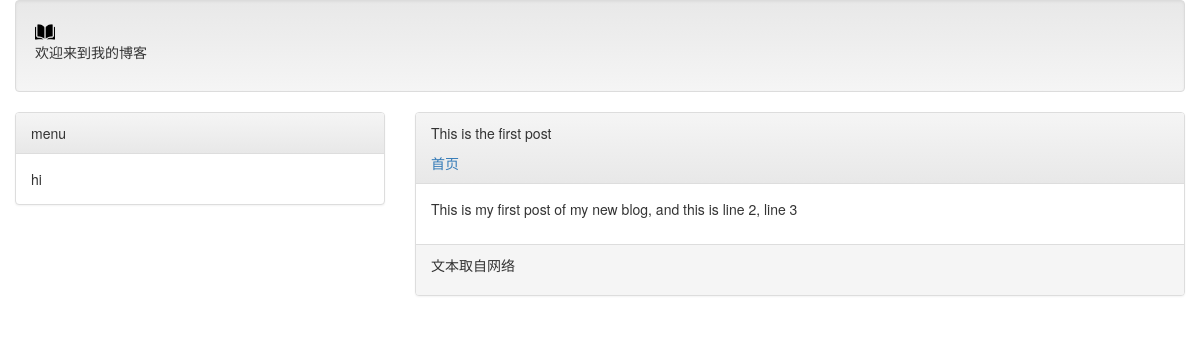
Page /post/first_post on the committed database.
### mainsite/models.py (models this page shows, shortened)
class Post(models.Model):
	title=models.CharField(max_length=200)
	slug=models.CharField(max_length=200)
	body=models.TextField()
	pub_date=models.DateTimeField(default=timezone.now)
	class Meta():
		ordering=('-pub_date',)

### mainsite/views.py (the view)
# urls.py: url(r'^post/(\w+)$',showpost),
def showpost(request,slug):
	template=get_template('post.html')
	try:
		post=Post.objects.get(slug=slug)
		if post != None:
			html=template.render(locals())
			return HttpResponse(html)
	except Exception as e:
		return redirect('/')

### templates/post.html (shortened to what this page needs)
<!DOCTYPE html>
{% extends 'base.html' %}
{% block headmessage %}
<p>
	{{post.title}}
</p>
<a href="/">首页</a>
{% endblock %}
{% block content %}
<p>
	{{post.body}}
</p>
{% endblock %}

### rows in the picture
Post: title "This is the first post", body "This is my first post of my new blog, and this is line 2, line 3"
